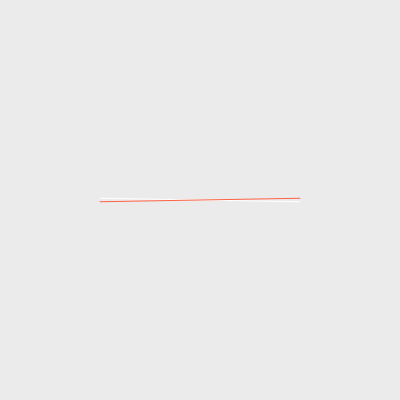
Frame 1 (no input)
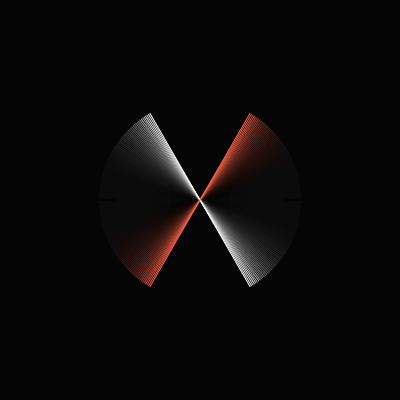
Frame 60 (no input)
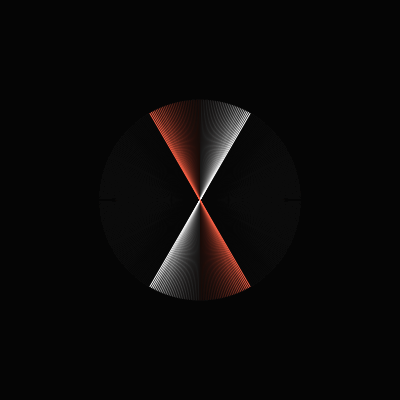
Frame 120 (the mouse pressed at the canvas centre since frame 60)

The p5.js sketch that drew these frames (run headless with seeded random() and noise() and a simulated clock; from frame 60 on, the mouse is pressed at the canvas centre):

// p5.js sketch
// ── sketch.js
// File: 032718

// Today's daily is all about line rotation

let leftLim
let rightLim

let angle = 0

function setup() {
  createCanvas(400, 400)
  background(0)
  pixelDensity(displayDensity())

  angleMode(DEGREES)
  leftLim = width / 4
  rightLim = width - leftLim
}

function draw() {
  background(0, 20)
  angle++


  push()
  stroke(255)
  translate(width / 2, height / 2)
  rotate(angle % 360)
  translate(-width / 2, -height / 2)
  line(leftLim, height / 2, rightLim, height / 2)
  pop()

  push()
  stroke('tomato')
  translate(width / 2, height / 2)
  rotate(-angle % 360)
  translate(-width / 2, -height / 2)
  line(leftLim, height / 2, rightLim, height / 2)
  pop()
}
